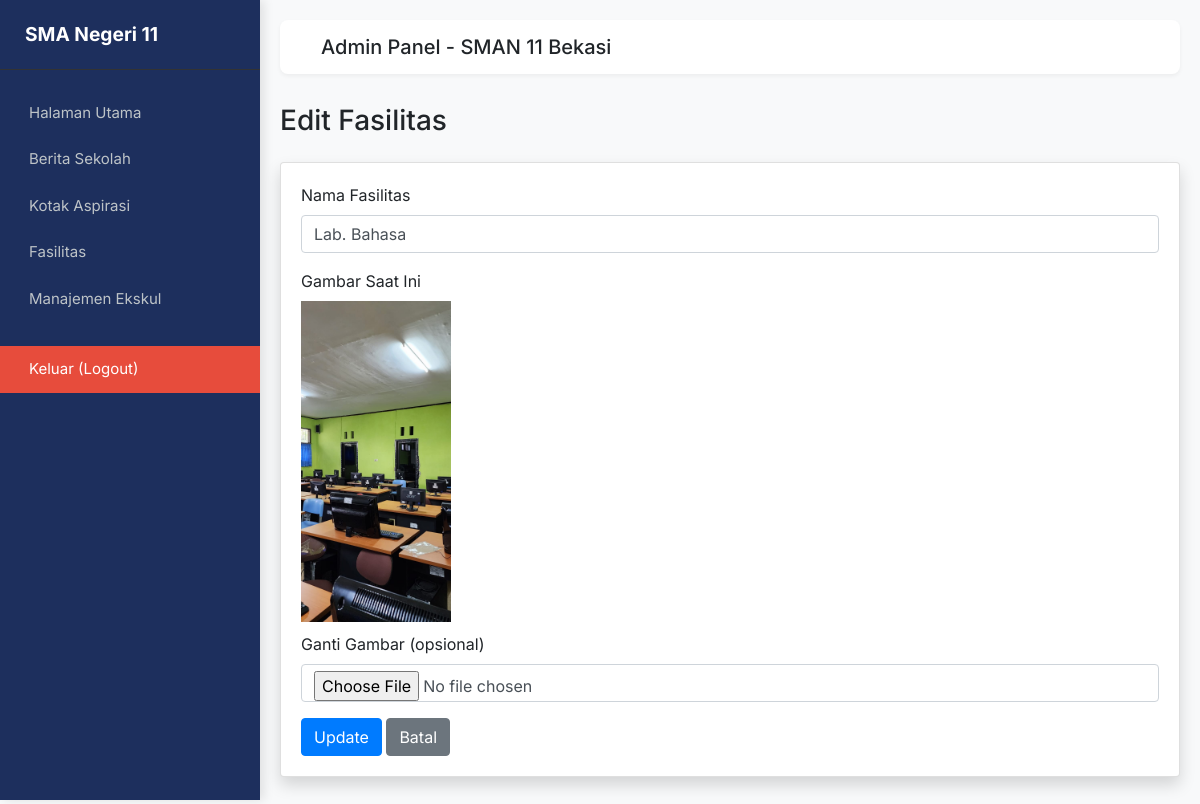
The page /admin/fasilitas_edit.php?id=7 (signed in) on the database its author committed.
### tables this page shows
CREATE TABLE `fasilitas` (
  `id` int(11) NOT NULL,
  `nama` varchar(255) NOT NULL,
  `gambar` varchar(255) NOT NULL
);

### admin/fasilitas_edit.php (the view, shortened to what this page needs)
<?php
include 'config.php';
include 'template/header.php';
$id = intval($_GET['id']);
$data = mysqli_fetch_assoc(mysqli_query($conn, "SELECT * FROM fasilitas WHERE id='$id'"));
?>
<h1 class="h3 mb-4 text-gray-800">Edit Fasilitas</h1>
<div class="card shadow mb-4">
  <div class="card-body">
    <form method="post" enctype="multipart/form-data">
      <div class="form-group">
        <label>Nama Fasilitas</label>
        <input type="text" name="nama" class="form-control" value="<?= htmlspecialchars($data['nama']) ?>" required>
      </div>
      <div class="form-group">
        <label>Gambar Saat Ini</label><br>
        <img src="upload/<?= htmlspecialchars($data['gambar']) ?>" width="150" style="margin-bottom:10px;"><br>
        <label>Ganti Gambar (opsional)</label>
        <input type="file" name="gambar" class="form-control">
      </div>
      <button class="btn btn-primary">Update</button>
      <a href="fasilitas.php" class="btn btn-secondary">Batal</a>
    </form>
  </div>
</div>
<?php include 'template/footer.php'; ?>

### admin/template/header.php (style rules this page uses)
:root { --sidebar-width: 260px; --primary-color: #1d2f5d; --accent-color: #ffa200; }
body { font-family: 'Inter', sans-serif; background-color: #f8f9fa; transition: all 0.3s; }

### rows shown on the page
fasilitas: nama "Lab. Bahasa", gambar (picture)
